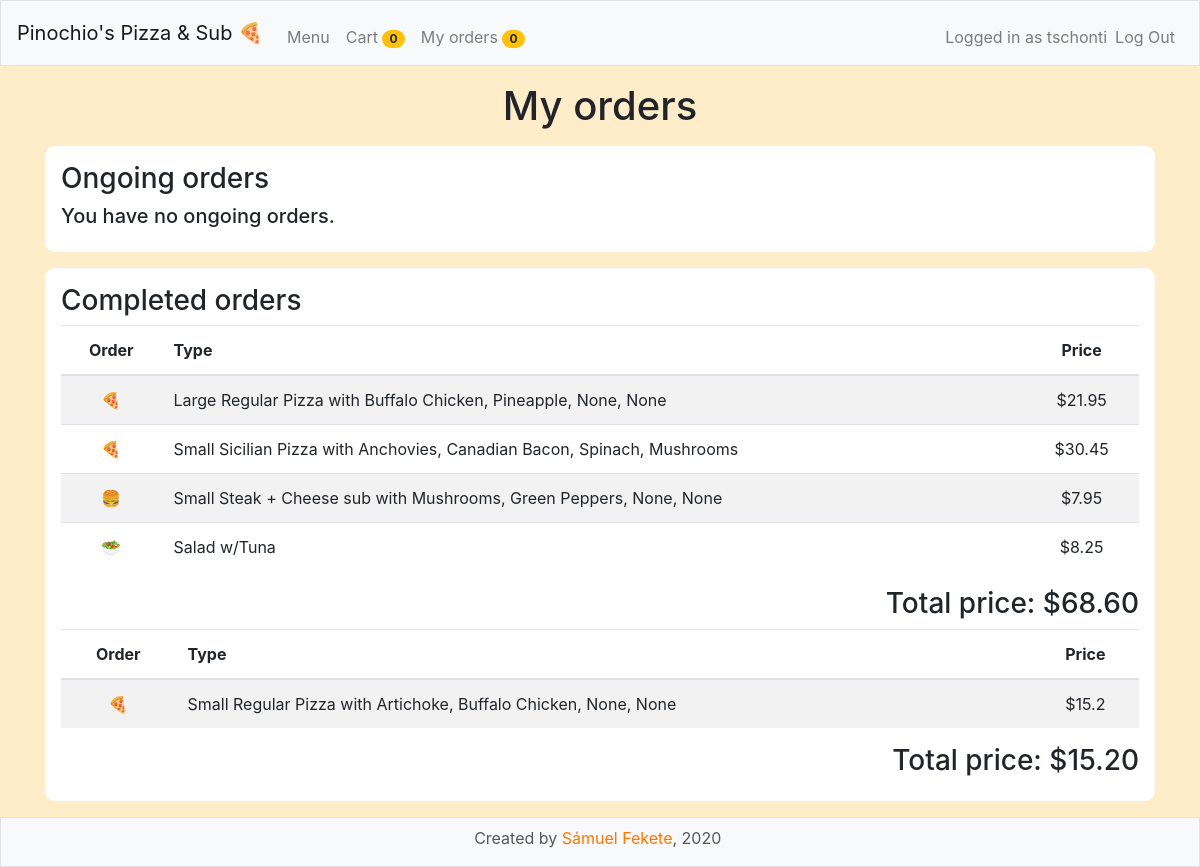
The page /myorders (signed in) on the database its author committed.
### orders/models.py (models this page shows, shortened)
class Pizza_order(models.Model):
    type = models.ForeignKey(Pizza_type, on_delete=models.CASCADE, related_name="porders")
    top1 = models.ForeignKey(Topping, on_delete=models.CASCADE, related_name="t1orders", blank=True, null=True)
    top2 = models.ForeignKey(Topping, on_delete=models.CASCADE, related_name="t2orders", blank=True, null=True)
    top3 = models.ForeignKey(Topping, on_delete=models.CASCADE, related_name="t3orders", blank=True, null=True)
    top4 = models.ForeignKey(Topping, on_delete=models.CASCADE, related_name="t4orders", blank=True, null=True)
    size = models.IntegerField()
    price = models.FloatField()
    order = models.ForeignKey(Order, on_delete=models.CASCADE, related_name="pizzaorders")
    def __str__(self):
        if self.size == 1:
            return f"Small {self.type} with {self.top1}, {self.top2}, {self.top3}, {self.top4}"
        else:
            return f"Large {self.type} with {self.top1}, {self.top2}, {self.top3}, {self.top4}"

class Pizza_type(models.Model):
    name = models.CharField(max_length=64)
    def __str__(self):
        return self.name

class Topping(models.Model):
    name = models.CharField(max_length=64)
    def __str__(self):
        return self.name

class Sub_order(models.Model):
    type = models.ForeignKey(Sub, on_delete=models.CASCADE, related_name="sorders")
    ext1 = models.ForeignKey(Sub_extra, on_delete=models.CASCADE, related_name="e1orders", blank=True, null=True)
    ext2 = models.ForeignKey(Sub_extra, on_delete=models.CASCADE, related_name="e2orders", blank=True, null=True)
    ext3 = models.ForeignKey(Sub_extra, on_delete=models.CASCADE, related_name="e3orders", blank=True, null=True)
    ext4 = models.ForeignKey(Sub_extra, on_delete=models.CASCADE, related_name="e4orders", blank=True, null=True)
    size = models.IntegerField()
    price = models.FloatField()
    order = models.ForeignKey(Order, on_delete=models.CASCADE, related_name="suborders")
    def __str__(self):
        if self.size == 1:
            return f"Small {self.type} sub with {self.ext1}, {self.ext2}, {self.ext3}, {self.ext4}"
        else:
            return f"Large {self.type} sub with {self.ext1}, {self.ext2}, {self.ext3}, {self.ext4}"

class Sub(models.Model):
    name = models.CharField(max_length=64)
    small = models.FloatField(blank=True, null=True)
    large = models.FloatField()
    def __str__(self):
        return self.name

class Sub_extra(models.Model):
    name = models.CharField(max_length=64)
    def __str__(self):
        return self.name

class Salad_order(models.Model):
    type = models.ForeignKey(Salad, on_delete=models.CASCADE, related_name="saorders")
    order = models.ForeignKey(Order, on_delete=models.CASCADE, related_name="saladorders")
    def __str__(self):
        return self.type.name

class Salad(models.Model):
    name = models.CharField(max_length=64)
    price = models.FloatField()

### orders/views.py (the view, shortened to what this page needs)
# urls.py: path("myorders", views.myorders, name="myorders"),
def myorders(request):
    if request.user.is_superuser:
        superuser = True
    else:
        superuser = False
    order = Order.objects.filter(user=request.user, status=1).first()
    cart = 0
    ongoing = Order.objects.filter(user = request.user, status=2).all()
    myorders = len(ongoing)
    allongoing = []
    completed = Order.objects.filter(user = request.user, status=3).all()
    allcompleted= []
    for i in completed:
        pizzaorders = i.pizzaorders.all()
        suborders = i.suborders.all()
        saladorders = i.saladorders.all()
        pastaorders = i.pastaorders.all()
        dinnerorders = i.dinnerorders.all()
        sum = 0
        for i in pizzaorders:
            sum += i.price
        for i in suborders:
            sum += i.price
        for i in pastaorders:
            sum += i.type.price
        for i in saladorders:
            sum += i.type.price
        for i in dinnerorders:
            sum += i.price
        allcompleted.append(['{:03.2f}'.format(sum), pizzaorders, suborders, pastaorders, saladorders, dinnerorders])
    context = {
        "superuser": superuser,
        "ongoing": allongoing,
        "completed": allcompleted,
        "myorders": myorders,
        "cart": cart
    }
    return render(request, "orders/myorders.html", context)

### orders/templates/orders/myorders.html (shortened to what this page needs)
{% extends "orders/base.html" %}
{% block body %}
<h1 class="cente">My orders</h1>
<div class="panel panel-default">
    <div class="panel-body">
            <h3>Ongoing orders</h3>
            {% for o in ongoing %}
                <table class="table table-striped cente">
                    <thead>
                    <tr>
                        <th scope="col">Order</th>
                        <th class="left" scope="col">Type</th>
                        <th scope="col">Price</th>
                    </tr>
                    </thead>
                    <tbody>
                    {% for i in o.1 %}
                        <tr>
                            <td>&#127829;</td>
                            <td class="left">{{i}}</td>
                            <td>${{i.price}}</td>
                        </tr>
                    {%endfor%}
                    {% for i in o.2 %}
                        <tr>
                            <td>&#127828;</td>
                            <td class="left">{{i}}</td>
                            <td>${{i.price}}</td>
                        </tr>
                    {%endfor%}
                    {% for i in o.3 %}
                        <tr>
                            <td>&#127837;</td>
                            <td class="left">{{i}}</td>
                            <td>${{i.type.price}}</td>
                        </tr>
                    {%endfor%}
                    {% for i in o.4 %}
                        <tr>
                            <td>&#129367;</td>
                            <td class="left">{{i}}</td>
                            <td>${{i.type.price}}</td>
                        </tr>
                    {%endfor%}
                    {% for i in o.5 %}
                        <tr>
                            <td>&#129368;</td>
                            <td class="left">{{i}}</td>
                            <td>${{i.price}}</td>
                        </tr>
                    {%endfor%}
                </tbody>
            </table>
            <h3 class="tright">Total price: ${{o.0}}</h3>
        {% empty %}
            <h5>You have no ongoing orders.</h5>
        {% endfor %}
    </div>
</div>
<div class="panel panel-default">
    <div class="panel-body">
            <h3>Completed orders</h3>
            {% for o in completed %}
                <table class="table table-striped cente">
                    <thead>
                    <tr>
                        <th scope="col">Order</th>
                        <th class="left" scope="col">Type</th>
                        <th scope="col">Price</th>
                    </tr>
                    </thead>
                    <tbody>
                    {% for i in o.1 %}
                        <tr>
                            <td>&#127829;</td>
                            <td class="left">{{i}}</td>
                            <td>${{i.price}}</td>
                        </tr>
                    {%endfor%}
                    {% for i in o.2 %}
                        <tr>
                            <td>&#127828;</td>
                            <td class="left">{{i}}</td>
                            <td>${{i.price}}</td>
                        </tr>
                    {%endfor%}
                    {% for i in o.4 %}
                        <tr>
                            <td>&#129367;</td>
                            <td class="left">{{i}}</td>
                            <td>${{i.type.price}}</td>
                        </tr>
                    {%endfor%}
                </tbody>
            </table>
            <h3 class="tright">Total price: ${{o.0}}</h3>
        {% empty %}
        <h5>You have no completed orders.</h5>
        {% endfor %}
    </div>
</div>
{% endblock %}

### orders/templates/orders/base.html (shortened to what this page needs)
{% load static %}
<!DOCTYPE html>
<html lang="en">
<head>
    <link rel="stylesheet" href="https://stackpath.bootstrapcdn.com/bootstrap/4.4.1/css/bootstrap.min.css">
    <link href="{% static 'orders/styles.css' %}" rel="stylesheet">
</head>
<body>
    <div class="cont">
        <nav class="navbar sticky-top navbar-expand-md navbar-light bg-light border">
            <a class="navbar-brand" href="/">Pinochio's Pizza & Sub &#127829; </a>
            <div class="collapse navbar-collapse" id="navbar">
                    <ul class="navbar-nav mr-auto mt-2">
                        <li class="nav-item"><a class="nav-link" href="/">Menu</a></li>
                        <li class="nav-item"><a class="nav-link" href="/cart">Cart {% if cart %}{% if cart > 0 %} <span id="cartno" class="badge badge-pill badge-danger">{{cart}}</span>{%else%}<span id="cartno" class="badge badge-pill badge-warning">0</span>{%endif%}{%else%}<span id="cartno" class="badge badge-pill badge-warning">0</span>{%endif%}</a></li>
                        <li class="nav-item"><a class="nav-link" href="/myorders">My orders {% if myorders %}{% if myorders > 0 %} <span id="myorders" class="badge badge-pill badge-danger">{{myorders}}</span>{%else%}<span id="myorders" class="badge badge-pill badge-warning">0</span>{%endif%}{%else%}<span id="myorders" class="badge badge-pill badge-warning">0</span>{%endif%}</a></li>
                    </ul>
                    <ul class="navbar-nav ml-auto mt-2">
                        {% if request.user.is_authenticated %}
                        <li class="nav-item"><span class="navbar-text">Logged in as {{user.username}}</span></li>
                        <li class="nav-item"><a class="nav-link" href="/logout">{{ _("Log Out") }}</a></li>
                        {% else %}
                        <li class="nav-item"><a class="nav-link" href="/register">Register</a></li>
                        <li class="nav-item"><a class="nav-link" href="/login">Log In </a></li>
                        {% endif %}
                    </ul>
            </div>
        </nav>
    <div class="body">
        <div class="container">
        {% block body %}
        {% endblock%}
        </div>
    </div>
    <div class="footer cente">
        Created by <a target="_blank" href="https://www.linkedin.com/in/samuel-fekete/">Sámuel Fekete</a>, 2020&nbsp;
    </div>
  </div>
</body>
</html>

### orders/static/orders/styles.css (style rules this page uses)
.cente { text-align: center; }
.left { text-align: left; }
.cont { min-height:100%; position:relative; }
.body { padding:10px; padding-top:16px; padding-bottom:50px; }
.footer { position:absolute; bottom:0; width:100%; height:50px; border: 1px solid #dee2e6!important; background-color: #f8f9fa!important; padding: .5rem 1rem; color: rgba(0,0,0,.65); }
body { background-color: #ffedc9; }
.panel { background-color: white!important; padding: 1rem; border-radius: 10px; margin-bottom: 1rem; margin-top: 1rem; }
a { color: #ff7600; }
.tright { text-align: right; }

### rows shown on the page
Pizza_order: size+type+top1 "Large Regular Pizza with Buffalo Chicken, Pineapple, None, None", price "21.95"
Pizza_order: size+type+top1 "Small Sicilian Pizza with Anchovies, Canadian Bacon, Spinach, Mushrooms", price "30.45"
Sub_order: size+type+ext1 "Small Steak + Cheese sub with Mushrooms, Green Peppers, None, None", price "7.95"
Salad_order: type.name "Salad w/Tuna", type.price "8.25"
Pizza_order: size+type+top1 "Small Regular Pizza with Artichoke, Buffalo Chicken, None, None", price "15.2"

### other values the page prints
{{ user.username }} "tschonti"
{{ o.0 }} "68.60" "15.20"
